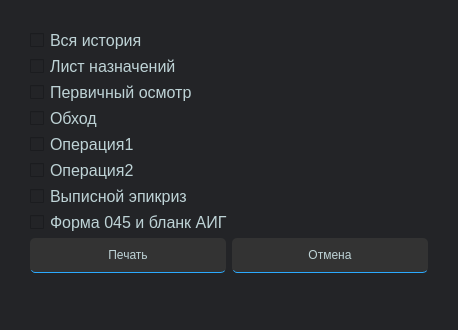
<?xml version="1.0" encoding="UTF-8"?>
<ui version="4.0">
 <class>PrintWindow</class>
 <widget class="QDialog" name="PrintWindow">
  <property name="geometry">
   <rect>
    <x>0</x>
    <y>0</y>
    <width>458</width>
    <height>326</height>
   </rect>
  </property>
  <property name="windowTitle">
   <string>Dialog</string>
  </property>
  <property name="styleSheet">
   <string notr="true">QWidget {
    font-family: &quot;Comic Sans MS&quot;;
    background-color: rgb(35, 36, 39); /* Однотонный цвет фона */
    color: #d3d3d3; /* Светлый текст, но не белый */
}

QTabWidget {
    background-color: rgb(47, 48, 52);
    border: none; /* Убираем рамку */
    color: white; /* Белый текст для названий полей */
    padding: 10px;
}

/* Стиль для вкладок QTabWidget */
QTabBar::tab {
    background: rgb(35, 36, 39);
    color: #d3d3d3; /* Светлый текст */
    padding: 10px;
    border: none; /* Убираем рамку */
    font-size: 18px;
}

QTabBar::tab:selected { 
    color: white; /* Белый текст при выборе вкладки */ 
    border-bottom: 1px solid #2baaff;
} 

QTabBar::tab:hover {
    color: white; /* Белый текст при наведении */
}

QGroupBox {
    border: none; /* Без рамки */
    color: white; /* Белый текст для названий полей */
    padding: 10px;
}

/* Стиль для QLabel */
QLabel {
    color: white; /* Белый текст */
    background: none; /* Убираем градиент */
    font-size: 18px; /* Размер текста */
}

/* Общий стиль для всех полей ввода */
QComboBox, QLineEdit, QTextEdit, QDateTimeEdit, QDateEdit {
    background: rgb(47, 48, 52); /* Цвет заполнения без градиента */
    color: rgb(234, 235, 255); /* Светлый текст */
    border: none; /* Без рамок */
    border-radius: 3px; /* Скругленные углы */
    font-size: 16px; /* Размер текста */
}

/* Стиль для QCheckBox */
QCheckBox {
    color: rgb(190, 211, 214); /* Светлый текст */
    border: none; /* Без рамок */
    border-radius: 3px; /* Скругленные углы */
    font-size: 16px; /* Размер текста */
}

QCheckBox::indicator:checked {
	color: white; /* Белый текст */
    background: none; /* Убираем градиент */
    border: 2px solid #2baaff; /* Рамка для отмеченного индикатора */
}

/* Стиль для отключенных чекбоксов */
QCheckBox:disabled {
    color: #7f7f7f; /* Приглушенный цвет текста */
    opacity: 0.5; /* Уменьшенная непрозрачность для визуального эффекта */
}

/* Эффект фокуса для чекбоксов */


/* Нижняя рамка для полей ввода при фокусе */
QCheckBox:focus, QComboBox:focus, QLineEdit:focus, QTextEdit:focus, QDateTimeEdit:focus, QDateEdit:focus {
    border-bottom: 1px solid #2baaff; /* Цвет нижней рамки при фокусе */
}

QCheckBox:checked {
    border-bottom: 1px solid #2baaff; /* Рамка при отмеченном состоянии */
}

/* Стиль для QPushButton */
QPushButton {
    background-color: #333333; /* Цвет кнопки */
    color: rgb(190, 211, 214); /* Светлый текст */
    border: none; /* Без рамок */
    padding: 10px;
    border-radius: 5px;
    border-bottom: 1px solid #2baaff;
}

QPushButton:hover {
    background: qlineargradient(x1: 0, y1: 0, x2: 1, y2: 1, stop: 0 #444444, stop: 1 #3b3b3b); /* Светлее при наведении */
}

QPushButton:pressed {
    border: 2px solid #2baaff; /* Рамка при нажатии */
}

/* Эффект фокуса для кнопок */
QPushButton:focus {
    outline: none; /* Убираем стандартный фокус */
    border: 2px solid #2baaff; /* Рамка при фокусе */
}</string>
  </property>
  <layout class="QGridLayout" name="gridLayout_2">
   <item row="0" column="0">
    <widget class="QGroupBox" name="groupBox">
     <property name="title">
      <string/>
     </property>
     <layout class="QGridLayout" name="gridLayout">
      <item row="4" column="0">
       <widget class="QCheckBox" name="Operation1">
        <property name="text">
         <string>Операция1</string>
        </property>
       </widget>
      </item>
      <item row="6" column="0">
       <widget class="QCheckBox" name="Epicrisis">
        <property name="text">
         <string>Выписной эпикриз</string>
        </property>
       </widget>
      </item>
      <item row="2" column="0">
       <widget class="QCheckBox" name="FirstExamination">
        <property name="text">
         <string>Первичный осмотр</string>
        </property>
       </widget>
      </item>
      <item row="3" column="0">
       <widget class="QCheckBox" name="RoundExamination">
        <property name="text">
         <string>Обход</string>
        </property>
       </widget>
      </item>
      <item row="0" column="0">
       <widget class="QCheckBox" name="Hystory">
        <property name="text">
         <string>Вся история</string>
        </property>
       </widget>
      </item>
      <item row="5" column="0">
       <widget class="QCheckBox" name="Operation2">
        <property name="text">
         <string>Операция2</string>
        </property>
       </widget>
      </item>
      <item row="9" column="0">
       <layout class="QHBoxLayout" name="horizontalLayout">
        <item>
         <widget class="QPushButton" name="PrintButton">
          <property name="text">
           <string>Печать</string>
          </property>
         </widget>
        </item>
        <item>
         <widget class="QPushButton" name="CancelButton">
          <property name="text">
           <string>Отмена</string>
          </property>
         </widget>
        </item>
       </layout>
      </item>
      <item row="1" column="0">
       <widget class="QCheckBox" name="AppointmentList">
        <property name="text">
         <string>Лист назначений</string>
        </property>
       </widget>
      </item>
      <item row="10" column="0">
       <widget class="QLabel" name="LoadLable">
        <property name="text">
         <string/>
        </property>
       </widget>
      </item>
      <item row="7" column="0">
       <widget class="QCheckBox" name="Form045">
        <property name="text">
         <string>Форма 045 и бланк АИГ</string>
        </property>
       </widget>
      </item>
     </layout>
    </widget>
   </item>
  </layout>
 </widget>
 <resources/>
 <connections/>
</ui>
